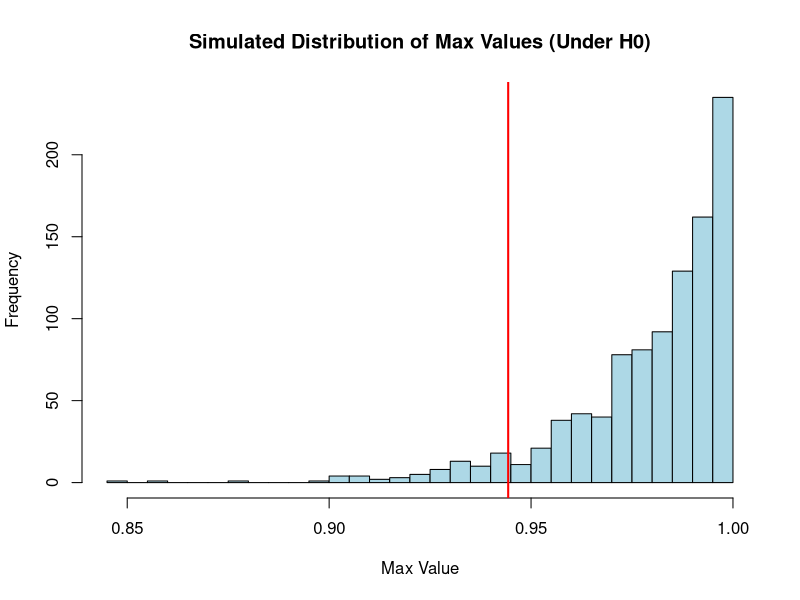
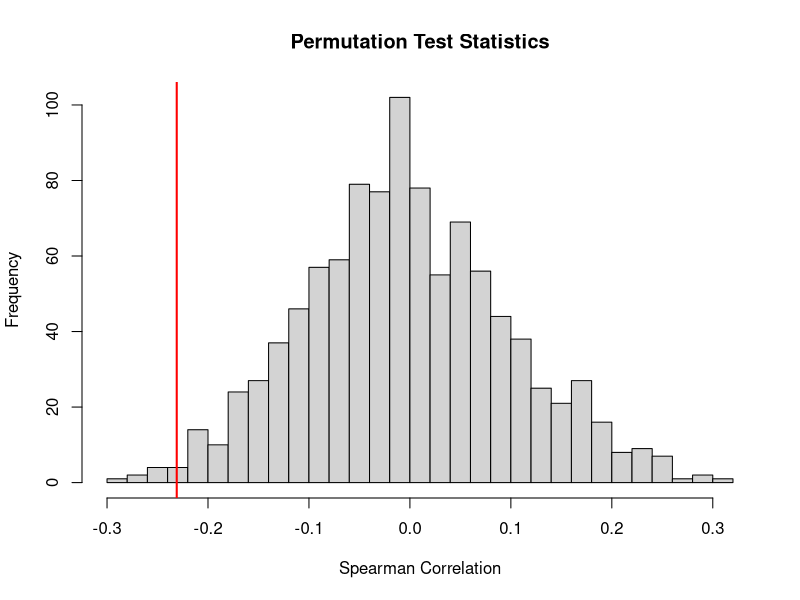

The R script that drew these images, in order:
## ---- chunk 1
knitr::opts_chunk$set(echo=T,eval=T,message=F,warning=F,fig.align='center')
library(tidyverse)
## ---- chunk 2
flips1 = "HTHTHTHTHTHTHTHTHTHTHTHTHTHTHTHTHTHTHTHTHTHTHTHTHTHTHTHTHTHTHTHTHTHTHTHTHTHTHTHTHTHTHTHTHTHTHTHTHTHTHTHTHTHTHTHTHTHTHTHTHTHTHTHTHTHTHTHTHTHTHTHTHTHTHTHTHTHTHTHTHTHTHTHTHTHTHTHTHTHTHTHTHTHTHTHTHTHTHTHT"

flips2 = "HHHTHTTTHHTHHTHHHTTTTHTHTHHTTHTHHHTHHTHTTTHTHHHTHTTTHTHTHHTHTHTTHTHHTHTHTTTHTHHHTHTHTTHTHTHHTHTHTHHHTHTTTHTHHTHTHTHHTTTHTHHTHHTTTTHTHTHHHTHTTHTHHTHTHTTHTHHTHTHHHTHHHTHTTTHTTHTTTHTHHHTHTHTTHTHHTHHTHTTT"

flips3 = "HHTHTHTTTHTHHHTHHTTTHTHHTHTTTHTHTHHTHTHTTHTHHHHHHTTTHTHTHHTHTTTHTHHTHTHTTTHTHHHTTHTTTHTHTHHHHTHTTHHTTTTTHTHHHTHTHTTTTTHHHTHHTHHTHHHTTTTHTHTHHHTHHTTTTTHTHHHTHTHTHTTTHTHHHTHTHTHTTHTHHTHTHTHTTTTHTHHHTHTH"

flips4 = "HTHHHHHHHTHTTHHTTHHHTHTHTTTHHTHHHTHHTTHTTTTTTTTTHTHHTTTTTHTHTHTHHTTHTTHTTTTTHHHTHTTTHTHTHHHTHTTTTHTHTHHTTHTHTTHHTHTHHHHTHTTHHTTHTTHTTHTHHHHHHTTTTTTHHHTTHTHHHHTTTHTTHHHTTHTHHTTTHHTHHTTTHTHHTHHHTHHTTHHH"

flips5 = "HHHHHHHHHHTTTTTTTTTTHHHHHHHHHHTTTTTTTTTTHHHHHHHHHHTTTTTTTTTTHHHHHHHHHHTTTTTTTTTTHHHHHHHHHHTTTTTTTTTTHHHHHHHHHHTTTTTTTTTTHHHHHHHHHHTTTTTTTTTTHHHHHHHHHHTTTTTTTTTTHHHHHHHHHHTTTTTTTTTTHHHHHHHHHHTTTTTTTTTT"

flips6 = "TTHTTTHTTTTTTTHTHTHTHTTHTTHTHHTHHTTTHHTHTTTHTHHTHHHTHTTHHTHHTTHTHTTTTHTHTTTHHTTTTTTTTHTHHTTHTTTTTTHTHTHTHTTTHTTHHTTHTTTHHTTTHTTHTTTTHTTTTHHTTTHTHTHHHTTTTTTHTHHTTTTTTTTTTTTHHHTTTHHHTTTHTTTHTHTTHTTTTTHT"

# you can use the function below to split the above sequences in vectors of flips
split = function(str) strsplit(str, split="")[[1]]
split(flips1)
## ---- chunk 3
# Function to find the longest run of heads ("H") in a vector of coin flips
longest_heads_run <- function(flips) {
  max_run <- 0   # Variable to store the maximum run of heads
  current_run <- 0  # Variable to count the current run of heads
  
  for (flip in flips) {
    if (flip == "H") {
      current_run <- current_run + 1  # Increment the current run of heads
    } else {
      if (current_run > max_run) {
        max_run <- current_run  # Update max_run if current_run is greater
      }
      current_run <- 0  # Reset the current run if the flip is not heads
    }
  }
  
  # Final check in case the longest run is at the end of the sequence
  if (current_run > max_run) {
    max_run <- current_run
  }
  
  return(max_run)
}

# Example usage
longest_heads_run(split(flips1))
longest_heads_run(split(flips2))
longest_heads_run(split(flips3))
longest_heads_run(split(flips4))
longest_heads_run(split(flips5))
longest_heads_run(split(flips6))

## ---- chunk 4
# Function to simulate fair coin flips and find the longest run of heads
simulate_coin_flips <- function(n_flips) {
  flips <- sample(c("H", "T"), size = n_flips, replace = TRUE)  # Simulate fair coin flips
  return(longest_heads_run(flips))  # Return the longest run of heads
}

# Number of flips in each sequence
n_flips <- 200  # Adjust this to the actual length of your flip sequences

# Monte Carlo simulation to find the average longest run of heads over 10,000 trials
set.seed(123)
n_trials <- 10000
longest_runs <- numeric(n_trials)

for (i in 1:n_trials) {
  longest_runs[i] <- simulate_coin_flips(n_flips)
}

# Calculate the average longest run of heads from the Monte Carlo simulation
average_longest_run <- mean(longest_runs)
print(paste("Average longest run of heads from Monte Carlo simulation (using a fair coin):", average_longest_run))

# Compare with the longest run of heads from each provided sequence 
flips_list <- list(flips1, flips2, flips3, flips4, flips5, flips6)
results <- sapply(flips_list, function(flip_sequence) {
  flips_vector <- split(flip_sequence)
  longest_heads <- longest_heads_run(flips_vector)
  return(longest_heads)
})

# Combine the results
comparison <- data.frame(Sequence = paste0("Flips", 1:6),
                         LongestRun = results,
                         Difference = results - average_longest_run)

# Print comparison results
print(comparison)

## ---- chunk 5
# Calculate p-values for each sequence
p_values <- sapply(results, function(longest_run) {
  # P-value is the proportion of simulated runs that are less than or equal to the longest run
  mean(longest_runs <= longest_run)
  #2 * min(mean(longest_runs >= longest_run), mean(longest_runs <= longest_run))      # if we want 2 sided test
})

# Combine the results into a data frame
comparison <- data.frame(Sequence = paste0("Flips", 1:6),
                         LongestRun = results,
                         PValue = p_values)

# Print comparison results
print(comparison)

## ---- chunk 6
set.seed(123)
flips1 = "HTHTHTHTHTHTHTHTHTHTHTHTHTHTHTHTHTHTHTHTHTHTHTHTHTHTHTHTHTHTHTHTHTHTHTHTHTHTHTHTHTHTHTHTHTHTHTHTHTHTHTHTHTHTHTHTHTHTHTHTHTHTHTHTHTHTHTHTHTHTHTHTHTHTHTHTHTHTHTHTHTHTHTHTHTHTHTHTHTHTHTHTHTHTHTHTHTHTHTHT"

flips2 = "HHHTHTTTHHTHHTHHHTTTTHTHTHHTTHTHHHTHHTHTTTHTHHHTHTTTHTHTHHTHTHTTHTHHTHTHTTTHTHHHTHTHTTHTHTHHTHTHTHHHTHTTTHTHHTHTHTHHTTTHTHHTHHTTTTHTHTHHHTHTTHTHHTHTHTTHTHHTHTHHHTHHHTHTTTHTTHTTTHTHHHTHTHTTHTHHTHHTHTTT"

flips3 = "HHTHTHTTTHTHHHTHHTTTHTHHTHTTTHTHTHHTHTHTTHTHHHHHHTTTHTHTHHTHTTTHTHHTHTHTTTHTHHHTTHTTTHTHTHHHHTHTTHHTTTTTHTHHHTHTHTTTTTHHHTHHTHHTHHHTTTTHTHTHHHTHHTTTTTHTHHHTHTHTHTTTHTHHHTHTHTHTTHTHHTHTHTHTTTTHTHHHTHTH"

flips4 = "HTHHHHHHHTHTTHHTTHHHTHTHTTTHHTHHHTHHTTHTTTTTTTTTHTHHTTTTTHTHTHTHHTTHTTHTTTTTHHHTHTTTHTHTHHHTHTTTTHTHTHHTTHTHTTHHTHTHHHHTHTTHHTTHTTHTTHTHHHHHHTTTTTTHHHTTHTHHHHTTTHTTHHHTTHTHHTTTHHTHHTTTHTHHTHHHTHHTTHHH"

flips5 = "HHHHHHHHHHTTTTTTTTTTHHHHHHHHHHTTTTTTTTTTHHHHHHHHHHTTTTTTTTTTHHHHHHHHHHTTTTTTTTTTHHHHHHHHHHTTTTTTTTTTHHHHHHHHHHTTTTTTTTTTHHHHHHHHHHTTTTTTTTTTHHHHHHHHHHTTTTTTTTTTHHHHHHHHHHTTTTTTTTTTHHHHHHHHHHTTTTTTTTTT"

flips6 = "TTHTTTHTTTTTTTHTHTHTHTTHTTHTHHTHHTTTHHTHTTTHTHHTHHHTHTTHHTHHTTHTHTTTTHTHTTTHHTTTTTTTTHTHHTTHTTTTTTHTHTHTHTTTHTTHHTTHTTTHHTTTHTTHTTTTHTTTTHHTTTHTHTHHHTTTTTTHTHHTTTTTTTTTTTTHHHTTTHHHTTTHTTTHTHTTHTTTTTHT"

# you can use the function below to split the above sequences in vectors of flips
split = function(str) strsplit(str, split="")[[1]]
split(flips1)

# Function to calculate autocorrelation for a given lag
autocorrelation <- function(sequence, lag) {
  n <- length(sequence)
  sequence_lagged <- sequence[(lag + 1):n]
  sequence_original <- sequence[1:(n - lag)]
  
  # Compute correlation between original and lagged sequence
  return(cor(sequence_original, sequence_lagged))
}

# Function to calculate the maximum streak length
max_streak_length <- function(sequence) {
  max_streak <- 0
  current_streak <- 1
  
  for (i in 2:length(sequence)) {
    if (sequence[i] == sequence[i - 1]) {
      current_streak <- current_streak + 1
    } else {
      max_streak <- max(max_streak, current_streak)
      current_streak <- 1
    }
  }
  max_streak <- max(max_streak, current_streak) # Handle case when last streak is the longest
  return(max_streak)
}

# Convert coin flips sequences to 0s and 1s (H = 1, T = 0)
convert_to_numeric <- function(sequence) {
  return(as.numeric(sequence == 'H'))
}

# Example sequences
flips1 <- unlist(strsplit("HTHTHTHTHTHTHTHTHTHTHTHTHTHTHTHTHTHTHTHTHTHTHTHTHTHTHTHTHTHTHTHTHTHTHTHTHTHTHTHTHTHTHTHTHTHTHTHTHTHTHTHTHTHTHTHTHTHTHTHTHTHTHTHTHTHTHTHTHTHTHTHTHTHTHTHTHTHTHTHTHTHTHTHTHTHTHTHTHTHTHTHTHTHTHTHTHTHTHTHT", ""))
flips2 <- unlist(strsplit("HHHTHTTTHHTHHTHHHTTTTHTHTHHTTHTHHHTHHTHTTTHTHHHTHTTTHTHTHHTHTHTTHTHHTHTHTTTHTHHHTHTHTTHTHTHHTHTHTHHHTHTTTHTHHTHTHTHHTTTHTHHTHHTTTTHTHTHHHTHTTHTHHTHTHTTHTHHTHTHHHTHHHTHTTTHTTHTTTHTHHHTHTHTTHTHHTHHTHTTT", ""))
flips3 <- unlist(strsplit("HHTHTHTTTHTHHHTHHTTTHTHHTHTTTHTHTHHTHTHTTHTHHHHHHTTTHTHTHHTHTTTHTHHTHTHTTTHTHHHTTHTTTHTHTHHHHTHTTHHTTTTTHTHHHTHTHTTTTTHHHTHHTHHTHHHTTTTHTHTHHHTHHTTTTTHTHHHTHTHTHTTTHTHHHTHTHTHTTHTHHTHTHTHTTTTHTHHHTHTH", ""))
flips4<- unlist(strsplit("HTHHHHHHHTHTTHHTTHHHTHTHTTTHHTHHHTHHTTHTTTTTTTTTHTHHTTTTTHTHTHTHHTTHTTHTTTTTHHHTHTTTHTHTHHHTHTTTTHTHTHHTTHTHTTHHTHTHHHHTHTTHHTTHTTHTTHTHHHHHHTTTTTTHHHTTHTHHHHTTTHTTHHHTTHTHHTTTHHTHHTTTHTHHTHHHTHHTTHHH", ""))
flips5<- unlist(strsplit("HHHHHHHHHHTTTTTTTTTTHHHHHHHHHHTTTTTTTTTTHHHHHHHHHHTTTTTTTTTTHHHHHHHHHHTTTTTTTTTTHHHHHHHHHHTTTTTTTTTTHHHHHHHHHHTTTTTTTTTTHHHHHHHHHHTTTTTTTTTTHHHHHHHHHHTTTTTTTTTTHHHHHHHHHHTTTTTTTTTTHHHHHHHHHHTTTTTTTTTT", ""))
flips6<- unlist(strsplit("TTHTTTHTTTTTTTHTHTHTHTTHTTHTHHTHHTTTHHTHTTTHTHHTHHHTHTTHHTHHTTHTHTTTTHTHTTTHHTTTTTTTTHTHHTTHTTTTTTHTHTHTHTTTHTTHHTTHTTTHHTTTHTTHTTTTHTTTTHHTTTHTHTHHHTTTTTTHTHHTTTTTTTTTTTTHHHTTTHHHTTTHTTTHTHTTHTTTTTHT", ""))

# Convert to numeric
flips1_num <- convert_to_numeric(flips1)
flips2_num <- convert_to_numeric(flips2)
flips3_num <- convert_to_numeric(flips3)
flips4_num <- convert_to_numeric(flips4)
flips5_num <- convert_to_numeric(flips5)
flips6_num <- convert_to_numeric(flips6)

# Calculate max streak length
max_streak_flips1 <- max_streak_length(flips1_num)
max_streak_flips2 <- max_streak_length(flips2_num)
max_streak_flips3 <- max_streak_length(flips3_num)
max_streak_flips4 <- max_streak_length(flips4_num)
max_streak_flips5 <- max_streak_length(flips5_num)
max_streak_flips6 <- max_streak_length(flips6_num)

cat("Flips1 Max Streak Length:", max_streak_flips1, "\n")
cat("Flips2 Max Streak Length:", max_streak_flips2, "\n")
cat("Flips3 Max Streak Length:", max_streak_flips3, "\n")
cat("Flips4 Max Streak Length:", max_streak_flips4, "\n")
cat("Flips5 Max Streak Length:", max_streak_flips5, "\n")
cat("Flips6 Max Streak Length:", max_streak_flips6, "\n")

# Function to simulate coin flips and find max streak length
simulate_max_streak <- function(n_flips) {
  sequence <- sample(c(0, 1), n_flips, replace = TRUE)  # Random sequence (0 = T, 1 = H)
  max_streak_length(sequence)
}
simulate_max_streak(200)
# Simulate max streak lengths for many random sequences

n_simulations <- 10000
n_flips <- 200
simulated_streaks <- replicate(n_simulations, simulate_max_streak(n_flips))

# Compare observed max streaks with simulated distribution
observed_streaks <- c(1, 4, 6, 9, 10, 12)

# Calculate the proportion of simulated streaks that are longer than or equal to each observed streak
p_values <- sapply(observed_streaks, function(obs) mean(simulated_streaks >= obs))

# Results
cat("P-values for each observed streak length:", p_values, "\n")

## ---- chunk 7
flips1 = "HTHTHTHTHTHTHTHTHTHTHTHTHTHTHTHTHTHTHTHTHTHTHTHTHTHTHTHTHTHTHTHTHTHTHTHTHTHTHTHTHTHTHTHTHTHTHTHTHTHTHTHTHTHTHTHTHTHTHTHTHTHTHTHTHTHTHTHTHTHTHTHTHTHTHTHTHTHTHTHTHTHTHTHTHTHTHTHTHTHTHTHTHTHTHTHTHTHTHTHT"

flips2 = "HHHTHTTTHHTHHTHHHTTTTHTHTHHTTHTHHHTHHTHTTTHTHHHTHTTTHTHTHHTHTHTTHTHHTHTHTTTHTHHHTHTHTTHTHTHHTHTHTHHHTHTTTHTHHTHTHTHHTTTHTHHTHHTTTTHTHTHHHTHTTHTHHTHTHTTHTHHTHTHHHTHHHTHTTTHTTHTTTHTHHHTHTHTTHTHHTHHTHTTT"

flips3 = "HHTHTHTTTHTHHHTHHTTTHTHHTHTTTHTHTHHTHTHTTHTHHHHHHTTTHTHTHHTHTTTHTHHTHTHTTTHTHHHTTHTTTHTHTHHHHTHTTHHTTTTTHTHHHTHTHTTTTTHHHTHHTHHTHHHTTTTHTHTHHHTHHTTTTTHTHHHTHTHTHTTTHTHHHTHTHTHTTHTHHTHTHTHTTTTHTHHHTHTH"

flips4 = "HTHHHHHHHTHTTHHTTHHHTHTHTTTHHTHHHTHHTTHTTTTTTTTTHTHHTTTTTHTHTHTHHTTHTTHTTTTTHHHTHTTTHTHTHHHTHTTTTHTHTHHTTHTHTTHHTHTHHHHTHTTHHTTHTTHTTHTHHHHHHTTTTTTHHHTTHTHHHHTTTHTTHHHTTHTHHTTTHHTHHTTTHTHHTHHHTHHTTHHH"

flips5 = "HHHHHHHHHHTTTTTTTTTTHHHHHHHHHHTTTTTTTTTTHHHHHHHHHHTTTTTTTTTTHHHHHHHHHHTTTTTTTTTTHHHHHHHHHHTTTTTTTTTTHHHHHHHHHHTTTTTTTTTTHHHHHHHHHHTTTTTTTTTTHHHHHHHHHHTTTTTTTTTTHHHHHHHHHHTTTTTTTTTTHHHHHHHHHHTTTTTTTTTT"

flips6 = "TTHTTTHTTTTTTTHTHTHTHTTHTTHTHHTHHTTTHHTHTTTHTHHTHHHTHTTHHTHHTTHTHTTTTHTHTTTHHTTTTTTTTHTHHTTHTTTTTTHTHTHTHTTTHTTHHTTHTTTHHTTTHTTHTTTTHTTTTHHTTTHTHTHHHTTTTTTHTHHTTTTTTTTTTTTHHHTTTHHHTTTHTTTHTHTTHTTTTTHT"

 sequence_bin1 <- as.numeric(unlist(strsplit(flips1, "")) == "H")
 sequence_bin2 <- as.numeric(unlist(strsplit(flips2, "")) == "H")
 sequence_bin3 <- as.numeric(unlist(strsplit(flips3, "")) == "H")
 sequence_bin4 <- as.numeric(unlist(strsplit(flips4, "")) == "H")
 sequence_bin5 <- as.numeric(unlist(strsplit(flips5, "")) == "H")
 sequence_bin6 <- as.numeric(unlist(strsplit(flips6, "")) == "H")

# Function to calculate autocorrelation for a given lag
compute_autocorrelation <- function(sequence, lag) {
  n <- length(sequence)
  if (lag >= n) return(NA)
  
  seq1 <- sequence[1:(n-lag)]
  seq2 <- sequence[(lag+1):n]
  
  return(cor(seq1, seq2))
}

# Generate a random coin flip sequence (H = 1, T = 0)
generate_random_sequence <- function(n) {
  sample(c(0, 1), size = n, replace = TRUE)
}

# Function to perform the Monte Carlo test with autocorrelation
autocorrelation_test <- function(observed_seq, n_sim = 1000, max_lag = 5) {
  n <- length(observed_seq)
  
  # Compute autocorrelation for observed sequence
  observed_autocorrs <- sapply(1:max_lag, function(lag) compute_autocorrelation(observed_seq, lag))
  
  # Monte Carlo simulation
  sim_autocorrs <- matrix(NA, nrow = n_sim, ncol = max_lag)
  
  for (i in 1:n_sim) {
    random_seq <- generate_random_sequence(n)
    sim_autocorrs[i, ] <- sapply(1:max_lag, function(lag) compute_autocorrelation(random_seq, lag))
  }
  
  # Calculate p-values for each lag
  p_values <- sapply(1:max_lag, function(lag) {
    mean(abs(sim_autocorrs[, lag]) >= abs(observed_autocorrs[lag]))
  })
  
  return(list(observed_autocorrs = observed_autocorrs, sim_autocorrs = sim_autocorrs, p_values = p_values))
}

# Run autocorrelation test
test_result_flips1 <- autocorrelation_test(sequence_bin1, n_sim = 10000, max_lag = 5)
test_result_flips2 <- autocorrelation_test(sequence_bin2, n_sim = 10000, max_lag = 5)
test_result_flips3 <- autocorrelation_test(sequence_bin3, n_sim = 10000, max_lag = 5)
test_result_flips4 <- autocorrelation_test(sequence_bin4, n_sim = 10000, max_lag = 5)
test_result_flips5 <- autocorrelation_test(sequence_bin5, n_sim = 10000, max_lag = 5)
test_result_flips6 <- autocorrelation_test(sequence_bin6, n_sim = 10000, max_lag = 5)

# Print results
print("Autocorrelation Test for flips1:")
print(test_result_flips1$p_values)
print("Autocorrelation Test for flips2:")
print(test_result_flips2$p_values)
print("Autocorrelation Test for flips3:")
print(test_result_flips3$p_values)
print("Autocorrelation Test for flips4:")
print(test_result_flips4$p_values)
print("Autocorrelation Test for flips5:")
print(test_result_flips5$p_values)
print("Autocorrelation Test for flips6:")
print(test_result_flips6$p_values)

## ---- chunk 8
X <- read.csv("uniform_sample.csv")$x
head(X)
## ---- chunk 9
n <- 50  # Sample size
M <- 1000  # Number of simulations

# Simulate the maximum values of uniform distribution over [0,1]
sim_max <- replicate(M, max(runif(n, 0, 1)))
#sim_max
mean(sim_max) # mean of the maxes of the simulated sequences

# Observed max from the sample
obs_max<- max(X)
obs_max

# Calculate the p-value simulated max greater than observed
p_value <- mean(sim_max >= obs_max)
p_value

# Plot the histogram
hist(sim_max, breaks = 30, main = "Simulated Distribution of Max Values (Under H0)",
     xlab = "Max Value", col = "lightblue")

# Add a red line at the observed max value
abline(v = obs_max, col = "red", lwd = 2)

## ---- chunk 10
blurtle <- read.csv("blurtle.csv")

#blurtle
#blurtle$tries
#mean(blurtle$tries)
#var(blurtle$tries)

# Compute observed test statistic
observed_stat <- cor(blurtle$day, blurtle$tries, method = "spearman")

# Permutation test function
perm_test <- function(data, n_perm = 1000) {
  perm_stats <- numeric(n_perm)
  
  for (i in 1:n_perm) {
    perm_data <- data
    perm_data$tries <- sample(perm_data$tries)
    perm_stats[i] <- cor(perm_data$day, perm_data$tries, method = "spearman")
  }
  
  return(perm_stats)
}

set.seed(123)
perm_stats <- perm_test(blurtle)

# Calculate p-value
p_value <- (sum(abs(perm_stats) >= abs(observed_stat)) + 1) / (length(perm_stats) + 1)

# Plot distribution of permutation test statistics
hist(perm_stats, main = "Permutation Test Statistics", xlab = "Spearman Correlation", breaks = 30)
abline(v = observed_stat, col = "red", lwd = 2)

# Print results
print(paste("Observed test statistic: ", observed_stat))
print(paste("P-value: ", p_value))
